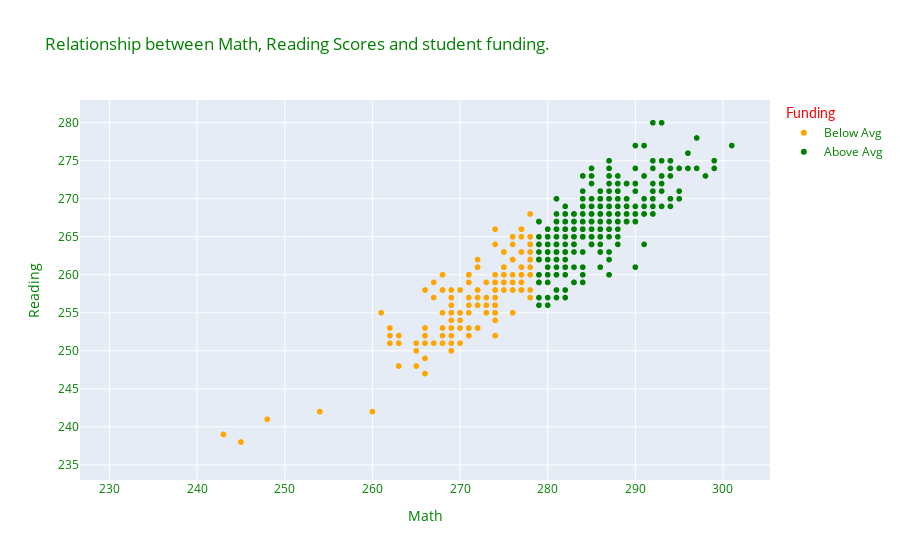

The notebook cell saved with this chart:
### Code cell
# same graph using plotly express

px.scatter(
    education,
    x='AVG_MATH_8_SCORE',
    y='AVG_READING_8_SCORE',
    color="above_avg_math8",
    title="Relationship between Math, Reading Scores and student funding.",
    color_discrete_map={
        "Below Avg":"orange",
        "Above Avg":"green"
    },
    labels={
        "AVG_MATH_8_SCORE":"Math",
        "AVG_READING_8_SCORE":"Reading"
    }
).update_layout(
    # legend_title="Funding",
    font_color="Green",
    legend_title={
        "text":"Funding",
        "font":{
            "color":"Red",
            "family":"Lato"
        }
    }
)

### Figure 1 — Plotly figure (JSON) as saved in the notebook; plotly's stock layout.template omitted (floating-point values rounded to 4 significant figures; data arrays with more than 128 entries replaced by an {"elided": "..."} marker saying what was removed)
{"data": [{"hovertemplate": "above_avg_math8=Below Avg<br>Math=%{x}<br>Reading=%{y}<extra></extra>", "legendgroup": "Below Avg", "marker": {"color": "orange", "symbol": "circle"}, "mode": "markers", "name": "Below Avg", "showlegend": true, "type": "scattergl", "x": {"elided": "1368 int values"}, "xaxis": "x", "y": {"elided": "1368 int values"}, "yaxis": "y"}, {"hovertemplate": "above_avg_math8=Above Avg<br>Math=%{x}<br>Reading=%{y}<extra></extra>", "legendgroup": "Above Avg", "marker": {"color": "green", "symbol": "circle"}, "mode": "markers", "name": "Above Avg", "showlegend": true, "type": "scattergl", "x": {"elided": "347 int values"}, "xaxis": "x", "y": {"elided": "347 int values"}, "yaxis": "y"}], "layout": {"font": {"color": "Green"}, "legend": {"title": {"font": {"color": "Red", "family": "Lato"}, "text": "Funding"}, "tracegroupgap": 0}, "title": {"text": "Relationship between Math, Reading Scores and student funding."}, "xaxis": {"anchor": "y", "domain": [0, 1], "title": {"text": "Math"}}, "yaxis": {"anchor": "x", "domain": [0, 1], "title": {"text": "Reading"}}}}
